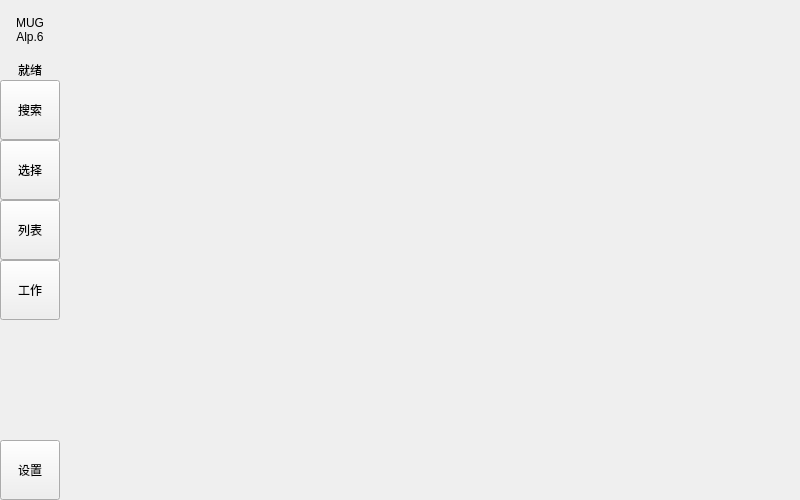
<?xml version="1.0" encoding="UTF-8"?>
<ui version="4.0">
 <class>RootWindowU</class>
 <widget class="QWidget" name="RootWindowU">
  <property name="geometry">
   <rect>
    <x>0</x>
    <y>0</y>
    <width>800</width>
    <height>500</height>
   </rect>
  </property>
  <property name="sizePolicy">
   <sizepolicy hsizetype="Preferred" vsizetype="Preferred">
    <horstretch>0</horstretch>
    <verstretch>0</verstretch>
   </sizepolicy>
  </property>
  <property name="minimumSize">
   <size>
    <width>0</width>
    <height>380</height>
   </size>
  </property>
  <property name="windowTitle">
   <string>Form</string>
  </property>
  <layout class="QHBoxLayout" name="HL_rootDivide" stretch="1,0">
   <property name="spacing">
    <number>0</number>
   </property>
   <property name="sizeConstraint">
    <enum>QLayout::SetDefaultConstraint</enum>
   </property>
   <property name="leftMargin">
    <number>0</number>
   </property>
   <property name="topMargin">
    <number>0</number>
   </property>
   <property name="rightMargin">
    <number>0</number>
   </property>
   <property name="bottomMargin">
    <number>0</number>
   </property>
   <item>
    <widget class="QWidget" name="w_mainMenu" native="true">
     <property name="sizePolicy">
      <sizepolicy hsizetype="Ignored" vsizetype="Ignored">
       <horstretch>0</horstretch>
       <verstretch>0</verstretch>
      </sizepolicy>
     </property>
     <property name="minimumSize">
      <size>
       <width>60</width>
       <height>60</height>
      </size>
     </property>
     <property name="maximumSize">
      <size>
       <width>60</width>
       <height>16777215</height>
      </size>
     </property>
     <property name="styleSheet">
      <string notr="true"/>
     </property>
     <layout class="QVBoxLayout" name="VL_mainMenu">
      <property name="spacing">
       <number>0</number>
      </property>
      <property name="leftMargin">
       <number>0</number>
      </property>
      <property name="topMargin">
       <number>0</number>
      </property>
      <property name="rightMargin">
       <number>0</number>
      </property>
      <property name="bottomMargin">
       <number>0</number>
      </property>
      <item>
       <widget class="QLabel" name="lb_progTitle">
        <property name="minimumSize">
         <size>
          <width>0</width>
          <height>30</height>
         </size>
        </property>
        <property name="styleSheet">
         <string notr="true">font: 700 12pt &quot;Microsoft YaHei UI&quot;;</string>
        </property>
        <property name="text">
         <string>MUG</string>
        </property>
        <property name="alignment">
         <set>Qt::AlignBottom|Qt::AlignHCenter</set>
        </property>
       </widget>
      </item>
      <item>
       <widget class="QLabel" name="lb_progVersion">
        <property name="minimumSize">
         <size>
          <width>0</width>
          <height>30</height>
         </size>
        </property>
        <property name="text">
         <string>Alp.6</string>
        </property>
        <property name="alignment">
         <set>Qt::AlignHCenter|Qt::AlignTop</set>
        </property>
       </widget>
      </item>
      <item>
       <widget class="QLabel" name="lb_progStatus">
        <property name="minimumSize">
         <size>
          <width>0</width>
          <height>20</height>
         </size>
        </property>
        <property name="text">
         <string>就绪</string>
        </property>
        <property name="alignment">
         <set>Qt::AlignCenter</set>
        </property>
        <property name="status" stdset="0">
         <string>ready</string>
        </property>
       </widget>
      </item>
      <item>
       <widget class="QPushButton" name="pb_tabbar_onlineSearcher">
        <property name="sizePolicy">
         <sizepolicy hsizetype="Fixed" vsizetype="Fixed">
          <horstretch>0</horstretch>
          <verstretch>0</verstretch>
         </sizepolicy>
        </property>
        <property name="minimumSize">
         <size>
          <width>60</width>
          <height>60</height>
         </size>
        </property>
        <property name="maximumSize">
         <size>
          <width>60</width>
          <height>60</height>
         </size>
        </property>
        <property name="text">
         <string>搜索</string>
        </property>
        <property name="checkable">
         <bool>true</bool>
        </property>
        <property name="autoExclusive">
         <bool>true</bool>
        </property>
        <property name="pageID" stdset="0">
         <string>OnlineSearcher</string>
        </property>
       </widget>
      </item>
      <item>
       <widget class="QPushButton" name="pb_tabbar_localCollector">
        <property name="sizePolicy">
         <sizepolicy hsizetype="Fixed" vsizetype="Fixed">
          <horstretch>0</horstretch>
          <verstretch>0</verstretch>
         </sizepolicy>
        </property>
        <property name="minimumSize">
         <size>
          <width>60</width>
          <height>60</height>
         </size>
        </property>
        <property name="maximumSize">
         <size>
          <width>60</width>
          <height>60</height>
         </size>
        </property>
        <property name="text">
         <string>选择</string>
        </property>
        <property name="checkable">
         <bool>true</bool>
        </property>
        <property name="autoExclusive">
         <bool>true</bool>
        </property>
        <property name="pageID" stdset="0">
         <string>LocalCollector</string>
        </property>
       </widget>
      </item>
      <item>
       <widget class="QPushButton" name="pb_tabbar_itemCart">
        <property name="sizePolicy">
         <sizepolicy hsizetype="Fixed" vsizetype="Fixed">
          <horstretch>0</horstretch>
          <verstretch>0</verstretch>
         </sizepolicy>
        </property>
        <property name="minimumSize">
         <size>
          <width>60</width>
          <height>60</height>
         </size>
        </property>
        <property name="maximumSize">
         <size>
          <width>60</width>
          <height>60</height>
         </size>
        </property>
        <property name="text">
         <string>列表</string>
        </property>
        <property name="checkable">
         <bool>true</bool>
        </property>
        <property name="autoExclusive">
         <bool>true</bool>
        </property>
        <property name="pageID" stdset="0">
         <string>ItemCart</string>
        </property>
       </widget>
      </item>
      <item>
       <widget class="QPushButton" name="pb_tabbar_workQueue">
        <property name="sizePolicy">
         <sizepolicy hsizetype="Fixed" vsizetype="Fixed">
          <horstretch>0</horstretch>
          <verstretch>0</verstretch>
         </sizepolicy>
        </property>
        <property name="minimumSize">
         <size>
          <width>60</width>
          <height>60</height>
         </size>
        </property>
        <property name="maximumSize">
         <size>
          <width>60</width>
          <height>60</height>
         </size>
        </property>
        <property name="text">
         <string>工作</string>
        </property>
        <property name="checkable">
         <bool>true</bool>
        </property>
        <property name="autoExclusive">
         <bool>true</bool>
        </property>
        <property name="pageID" stdset="0">
         <string>WorkQueue</string>
        </property>
       </widget>
      </item>
      <item>
       <spacer name="VS_mainMenuBtnDivide">
        <property name="orientation">
         <enum>Qt::Vertical</enum>
        </property>
        <property name="sizeType">
         <enum>QSizePolicy::Expanding</enum>
        </property>
        <property name="sizeHint" stdset="0">
         <size>
          <width>20</width>
          <height>40</height>
         </size>
        </property>
       </spacer>
      </item>
      <item>
       <widget class="QPushButton" name="pb_tabbar_options">
        <property name="sizePolicy">
         <sizepolicy hsizetype="Fixed" vsizetype="Fixed">
          <horstretch>0</horstretch>
          <verstretch>0</verstretch>
         </sizepolicy>
        </property>
        <property name="minimumSize">
         <size>
          <width>60</width>
          <height>60</height>
         </size>
        </property>
        <property name="maximumSize">
         <size>
          <width>60</width>
          <height>60</height>
         </size>
        </property>
        <property name="text">
         <string>设置</string>
        </property>
        <property name="checkable">
         <bool>true</bool>
        </property>
        <property name="autoExclusive">
         <bool>true</bool>
        </property>
        <property name="pageID" stdset="0">
         <string>options</string>
        </property>
       </widget>
      </item>
     </layout>
    </widget>
   </item>
   <item>
    <widget class="QWidget" name="w_funcWorkspace" native="true">
     <property name="styleSheet">
      <string notr="true"/>
     </property>
     <layout class="QGridLayout" name="GL_workspaceSuit">
      <property name="leftMargin">
       <number>0</number>
      </property>
      <property name="topMargin">
       <number>0</number>
      </property>
      <property name="rightMargin">
       <number>0</number>
      </property>
      <property name="bottomMargin">
       <number>0</number>
      </property>
      <property name="spacing">
       <number>0</number>
      </property>
     </layout>
    </widget>
   </item>
  </layout>
 </widget>
 <resources>
  <include location="../res/MUG.qrc"/>
 </resources>
 <connections/>
</ui>
